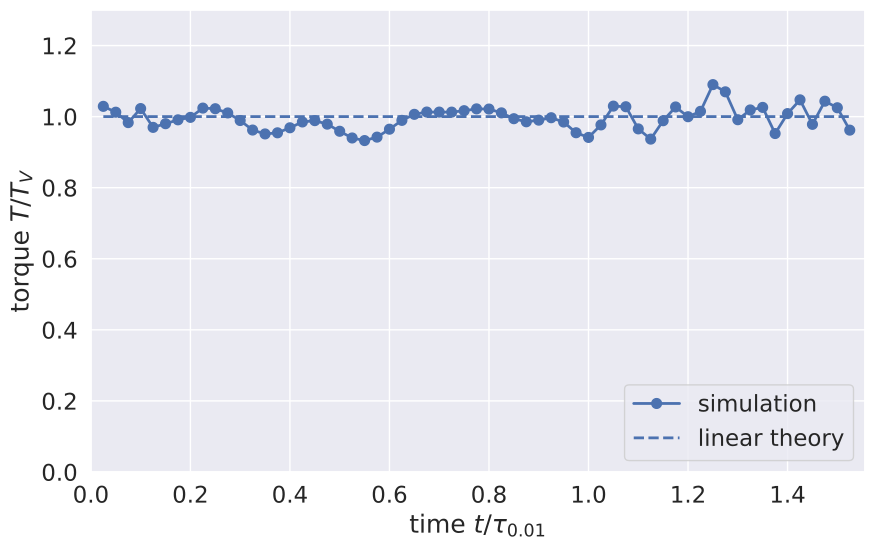

The script that saved this image:
#torque.py
#
#by Joe Hahn and Claude Code, joe.hahn@jmh-datasciences.com, 12 November 2026.
#
#the paper's torque figure (Section 4.1.3): the torque that the satellite's resonant potential A_V z sin(chi) exerts on
#the simulated ring of tests/bending_waves, -sum mu m A_V z cos(chi) over its particles, versus time, in units of the
#torque of linear theory, T = -pi^2 m sigma r_V^2 A_V^2/D (Shu 1984; notes/equations.md B9), which is also the
#angular momentum luminosity of the wave it launches (tests/bending_waves/bending_waves.ipynb Section 5).
#fast/satellite.py applies only the vertical pull -dPhi/dz, so this is the torque on the simulated wave, not one the
#ring feels.
#Needs that test's output: uv run python tools/run_simulations.py tests/bending_waves
#
#Drawn by figure(p, o), which tests/bending_waves/bending_waves.ipynb also calls, so the two are identical.
#
#usage, from the repo's top folder:
#   uv run python paper/figures/torque.py     (writes torque.pdf and torque.png)

import sys
from pathlib import Path

import matplotlib.pyplot as plt
import numpy as np

HERE = Path(__file__).resolve().parent
REPO = HERE.parent.parent
for folder in ('source', 'fast', 'tests'):
    if str(REPO/folder) not in sys.path:
        sys.path.insert(0, str(REPO/folder))
sys.path.insert(0, str(HERE))
from figstyle import style
from vertical_analysis import ring_sigma, satellite_torque, tau_001
from satellite import Satellite


def figure(p, o):
    """The figure, from the run's parameters p and output o (load3d)."""
    #the torque at each output, in units of linear theory's
    sat = Satellite(p['satellite'], p['J2'], p['Rp'])
    sigma = ring_sigma(p)
    A_V = sat.mass_final*sat.A_V_per_mass
    torque_theory = -np.pi**2*sat.m*sigma*sat.r_V**2*A_V**2/sat.D_V
    torque = np.array([satellite_torque(p, o, k).sum() for k in range(len(o['times']))])
    #time in units of tau_0.01, the wave's travel time from r_V to x = -0.01 at c_g = pi G sigma/nu
    tau = tau_001(p, sat)
    with style(font_scale=1.5) as color_seq:
        f, ax = plt.subplots(figsize=(10, 6))
        ax.plot(o['times']/tau, torque/torque_theory, marker='o', markersize=7, linestyle='-', linewidth=2,
            color=color_seq[0], label='simulation')
        ax.plot(o['times']/tau, o['times']*0 + 1.0, linestyle='dashed', linewidth=2, color=color_seq[0],
            label='linear theory')
        ax.set_xlim(0.0, o["times"][-1]/tau*1.02)
        ax.set_ylim(0.0, 1.3)
        ax.set_xlabel(r'time $t/\tau_{0.01}$')
        ax.set_ylabel(r'torque $T/T_V$')
        ax.legend(loc='lower right')
    return f


if __name__ == '__main__':
    import matplotlib
    matplotlib.use('Agg')
    from vertical_analysis import load3d
    p, o = load3d(REPO/'tests'/'bending_waves')
    f = figure(p, o)
    for ext in ('pdf', 'png'):
        f.savefig(HERE/f'torque.{ext}', bbox_inches='tight', dpi=130)
        print('wrote', HERE/f'torque.{ext}')
